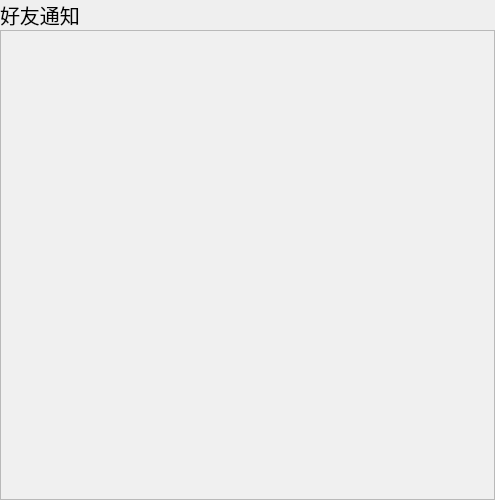
<?xml version="1.0" encoding="UTF-8"?>
<ui version="4.0">
 <class>FriendNotify_Page</class>
 <widget class="QWidget" name="FriendNotify_Page">
  <property name="geometry">
   <rect>
    <x>0</x>
    <y>0</y>
    <width>495</width>
    <height>500</height>
   </rect>
  </property>
  <property name="minimumSize">
   <size>
    <width>495</width>
    <height>500</height>
   </size>
  </property>
  <layout class="QVBoxLayout" name="verticalLayout">
   <property name="spacing">
    <number>0</number>
   </property>
   <property name="leftMargin">
    <number>0</number>
   </property>
   <property name="topMargin">
    <number>0</number>
   </property>
   <property name="rightMargin">
    <number>0</number>
   </property>
   <property name="bottomMargin">
    <number>0</number>
   </property>
   <item>
    <widget class="QLabel" name="FNP_Title">
     <property name="font">
      <font>
       <family>微软雅黑</family>
       <pointsize>15</pointsize>
       <stylestrategy>PreferAntialias</stylestrategy>
      </font>
     </property>
     <property name="text">
      <string>好友通知</string>
     </property>
    </widget>
   </item>
   <item>
    <widget class="QListWidget" name="FNP_listWidget">
     <property name="styleSheet">
      <string notr="true">background-color: rgb(240, 240, 240);
</string>
     </property>
    </widget>
   </item>
  </layout>
 </widget>
 <resources/>
 <connections/>
</ui>
